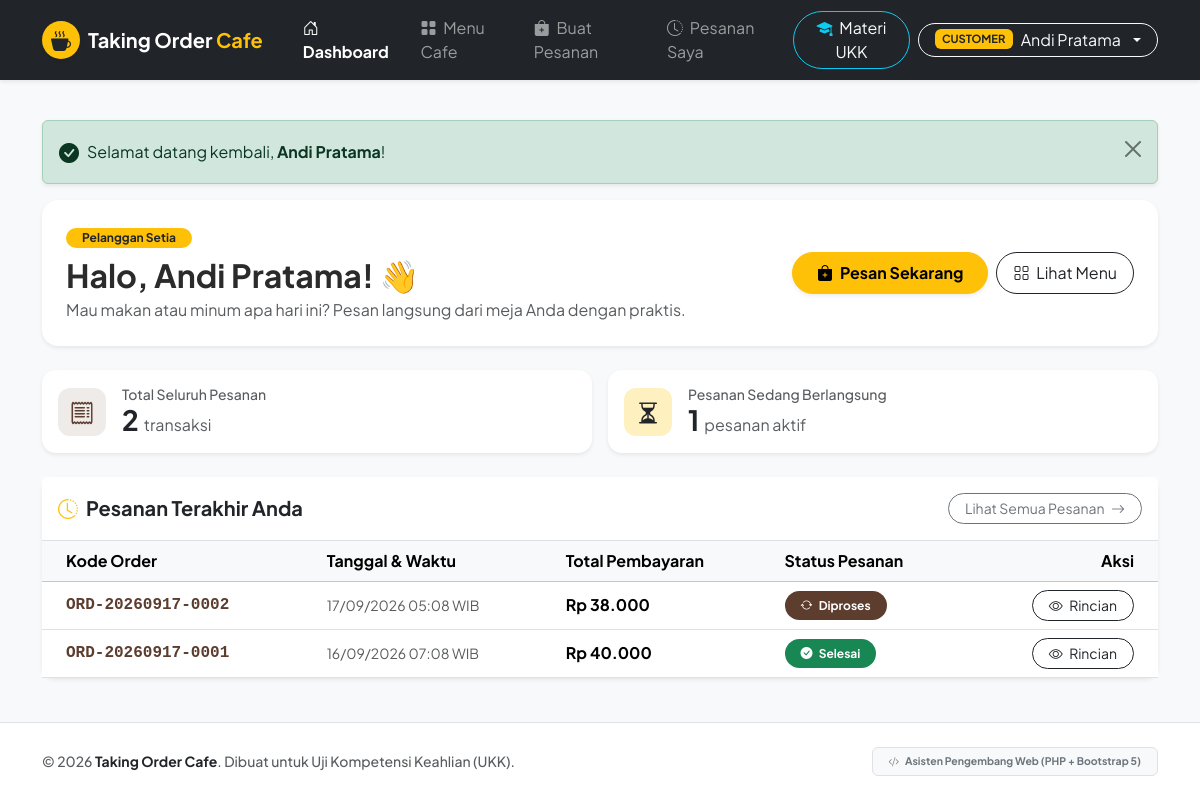
The page /customer/dashboard.php (signed in) on the database its author committed.
### tables this page shows
CREATE TABLE IF NOT EXISTS `orders` (
    `id` INT AUTO_INCREMENT PRIMARY KEY,
    `order_code` VARCHAR(50) NOT NULL UNIQUE,
    `user_id` INT NOT NULL,
    `total` DECIMAL(12, 2) NOT NULL DEFAULT 0.00,
    `status` ENUM('Menunggu', 'Diproses', 'Selesai', 'Dibatalkan') NOT NULL DEFAULT 'Menunggu',
    `created_at` DATETIME DEFAULT CURRENT_TIMESTAMP,
    CONSTRAINT `fk_orders_user` FOREIGN KEY (`user_id`) REFERENCES `users` (`id`) ON DELETE CASCADE ON UPDATE CASCADE
);

### includes/auth.php (called while the page is built, shortened)
<?php
function is_logged_in() {
    return isset($_SESSION['user']) && !empty($_SESSION['user']['id']);
}
function current_user() {
    return is_logged_in() ? $_SESSION['user'] : null;
}
        ?>

### customer/dashboard.php (the view, shortened to what this page needs)
<?php
require_once __DIR__ . '/../config/database.php';
require_once __DIR__ . '/../includes/functions.php';
require_once __DIR__ . '/../includes/auth.php';
$user = current_user();
$userId = $user['id'];
try {
    $stmt = $pdo->prepare("SELECT COUNT(*) FROM orders WHERE user_id = ?");
    $stmt->execute([$userId]);
    $totalOrders = (int)$stmt->fetchColumn();
    $stmt = $pdo->prepare("SELECT COUNT(*) FROM orders WHERE user_id = ? AND status IN ('Menunggu', 'Diproses')");
    $stmt->execute([$userId]);
    $activeOrders = (int)$stmt->fetchColumn();
    $stmt = $pdo->prepare("SELECT * FROM orders WHERE user_id = ? ORDER BY id DESC LIMIT 5");
    $stmt->execute([$userId]);
    $recentOrders = $stmt->fetchAll();
} catch (PDOException $e) {
    $totalOrders = 0;
    $activeOrders = 0;
    $recentOrders = [];
}
require_once __DIR__ . '/../includes/header.php';
?>
<div class="row mb-4">
    <div class="col-12">
        <div class="p-4 bg-white rounded-4 shadow-sm border-0 d-flex flex-column flex-md-row justify-content-between align-items-md-center gap-3">
            <div>
                <span class="badge bg-warning text-dark px-3 py-1 rounded-pill mb-2">Pelanggan Setia</span>
                <h2 class="fw-bold mb-1">Halo, <?php echo htmlspecialchars($user['name']); ?>! 👋</h2>
                <p class="text-muted mb-0">Mau makan atau minum apa hari ini? Pesan langsung dari meja Anda dengan praktis.</p>
            </div>
            <div class="d-flex gap-2">
                <a href="<?php echo base_url('customer/order.php'); ?>" class="btn btn-warning rounded-pill px-4 py-2 fw-bold shadow-sm">
                    <i class="bi bi-bag-plus-fill me-1"></i> Pesan Sekarang
                </a>
                <a href="<?php echo base_url('customer/menu.php'); ?>" class="btn btn-outline-dark rounded-pill px-3 py-2">
                    <i class="bi bi-grid me-1"></i> Lihat Menu
                </a>
            </div>
        </div>
    </div>
</div>
<div class="row g-3 mb-4">
    <div class="col-md-6">
        <div class="card stat-card shadow-sm border-0 p-3 bg-white">
            <div class="d-flex align-items-center gap-3">
                <div class="stat-icon-box bg-primary bg-opacity-10 text-primary">
                    <i class="bi bi-receipt"></i>
                </div>
                <div>
                    <h6 class="text-muted small mb-0">Total Seluruh Pesanan</h6>
                    <h3 class="fw-bold mb-0"><?php echo $totalOrders; ?> <span class="fs-6 fw-normal text-muted">transaksi</span></h3>
                </div>
            </div>
        </div>
    </div>
    <div class="col-md-6">
        <div class="card stat-card shadow-sm border-0 p-3 bg-white">
            <div class="d-flex align-items-center gap-3">
                <div class="stat-icon-box bg-warning bg-opacity-25 text-dark">
                    <i class="bi bi-hourglass-split"></i>
                </div>
                <div>
                    <h6 class="text-muted small mb-0">Pesanan Sedang Berlangsung</h6>
                    <h3 class="fw-bold mb-0"><?php echo $activeOrders; ?> <span class="fs-6 fw-normal text-muted">pesanan aktif</span></h3>
                </div>
            </div>
        </div>
    </div>
</div>
<div class="card border-0 shadow-sm">
    <div class="card-header bg-white border-bottom py-3 d-flex justify-content-between align-items-center">
        <h5 class="fw-bold mb-0"><i class="bi bi-clock-history me-2 text-warning"></i>Pesanan Terakhir Anda</h5>
        <a href="<?php echo base_url('customer/orders.php'); ?>" class="btn btn-sm btn-outline-secondary rounded-pill px-3">
            Lihat Semua Pesanan <i class="bi bi-arrow-right ms-1"></i>
        </a>
    </div>
    <div class="card-body p-0">
        <?php if (empty($recentOrders)): ?>
            <div class="text-center py-5">
                <i class="bi bi-bag-x fs-1 text-muted"></i>
                <p class="text-muted mt-2 mb-3">Anda belum pernah melakukan pemesanan.</p>
                <a href="<?php echo base_url('customer/order.php'); ?>" class="btn btn-warning rounded-pill px-4">
                    Mulai Pesan Menu Pertama
                </a>
            </div>
        <?php else: ?>
            <div class="table-responsive">
                <table class="table table-hover align-middle mb-0">
                    <thead class="table-light">
                        <tr>
                            <th class="ps-4">Kode Order</th>
                            <th>Tanggal & Waktu</th>
                            <th>Total Pembayaran</th>
                            <th>Status Pesanan</th>
                            <th class="text-end pe-4">Aksi</th>
                        </tr>
                    </thead>
                    <tbody>
                        <?php foreach ($recentOrders as $ord): ?>
                            <tr>
                                <td class="ps-4 fw-bold font-monospace text-primary">
                                    <?php echo htmlspecialchars($ord['order_code']); ?>
                                </td>
                                <td class="text-muted small">
                                    <?php echo date('d/m/Y H:i', strtotime($ord['created_at'])); ?> WIB
                                </td>
                                <td class="fw-bold">
                                    <?php echo format_rupiah($ord['total']); ?>
                                </td>
                                <td>
                                    <?php echo render_status_badge($ord['status']); ?>
                                </td>
                                <td class="text-end pe-4">
                                    <a href="<?php echo base_url('customer/orders.php#order-' . $ord['id']); ?>" class="btn btn-sm btn-outline-dark rounded-pill px-3">
                                        <i class="bi bi-eye me-1"></i> Rincian
                                    </a>
                                </td>
                            </tr>
                        <?php endforeach; ?>
                    </tbody>
                </table>
            </div>
        <?php endif; ?>
    </div>
</div>
<?php require_once __DIR__ . '/../includes/footer.php'; ?>

### includes/functions.php (shortened to what this page needs)
<?php
function base_url($path = '') {
    static $base = null;
    if ($base === null) {
        $docRoot = isset($_SERVER['DOCUMENT_ROOT']) ? str_replace('\\', '/', realpath($_SERVER['DOCUMENT_ROOT'])) : '';
        $appRoot = str_replace('\\', '/', realpath(__DIR__ . '/..'));
        if (!empty($docRoot) && strpos($appRoot, $docRoot) === 0) {
            $base = substr($appRoot, strlen($docRoot));
        } else {
            $scriptDir = str_replace('\\', '/', dirname($_SERVER['SCRIPT_NAME'] ?? ''));
            $parts = explode('/', trim($scriptDir, '/'));
            $base = isset($parts[0]) && $parts[0] !== '' ? '/' . $parts[0] : '';
        }
        $base = '/' . trim($base, '/');
    }
    return $base . '/' . ltrim($path, '/');
}
function format_rupiah($number) {
    return 'Rp ' . number_format((float)$number, 0, ',', '.');
}
function render_status_badge($status) {
    $badgeClass = 'bg-secondary';
    $icon = 'bi-clock';
    switch ($status) {
        case 'Diproses':
            $badgeClass = 'bg-primary text-white';
            $icon = 'bi-arrow-repeat';
            break;
        case 'Selesai':
            $badgeClass = 'bg-success text-white';
            $icon = 'bi-check-circle-fill';
            break;
    }
    return '<span class="badge ' . $badgeClass . ' px-3 py-2 rounded-pill"><i class="bi ' . $icon . ' me-1"></i> ' . htmlspecialchars($status) . '</span>';
}
function render_flash_message() {
    if (isset($_SESSION['flash_message'])) {
        $flash = $_SESSION['flash_message'];
        $type = htmlspecialchars($flash['type']);
        $msg = strip_tags($flash['message'], '<strong><b><em><code><i><small><span>');
        $icon = 'bi-info-circle';
        if ($type === 'success') {
            $icon = 'bi-check-circle-fill';
        } elseif ($type === 'danger') {
            $icon = 'bi-exclamation-octagon-fill';
        } elseif ($type === 'warning') {
            $icon = 'bi-exclamation-triangle-fill';
        }
        echo '<div class="alert alert-' . $type . ' alert-dismissible fade show my-3 shadow-sm d-flex align-items-center" role="alert">';
        echo '<i class="bi ' . $icon . ' fs-5 me-2"></i>';
        echo '<div>' . $msg . '</div>';
        echo '<button type="button" class="btn-close" data-bs-dismiss="alert" aria-label="Close"></button>';
        echo '</div>';
    }
}

### assets/css/style.css (style rules this page uses)
:root { --bs-primary: #5c3d2e; --bs-primary-rgb: 92, 61, 46; --font-family-base: 'Plus Jakarta Sans', system-ui, -apple-system, sans-serif; }
body { font-family: var(--font-family-base); color: #2b2b2b; background-color: #f8f9fa; -webkit-font-smoothing: antialiased; }
.card { border-radius: 14px; transition: transform 0.2s ease, box-shadow 0.2s ease; }
.stat-card { border-radius: 14px; border: none; transition: all 0.2s; }
.stat-icon-box { width: 48px; height: 48px; border-radius: 12px; display: flex; align-items: center; justify-content: center; font-size: 1.5rem; }

### rows shown on the page
orders: order_code "ORD-20260917-0002", created_at "17/09/2026 05:08", total "Rp 38.000", status "Diproses"
orders: order_code "ORD-20260917-0001", created_at "16/09/2026 07:08", total "Rp 40.000", status "Selesai"

### other values the page prints
$role "CUSTOMER"
$currentUser['name'] "Andi Pratama"
strip_tags($flash['message'], '<strong><b><em><code><i><small><span>') "Selamat datang kembali, Andi Pratama !"
$user['name'] "Andi Pratama"
$totalOrders "2"
$activeOrders "1"
